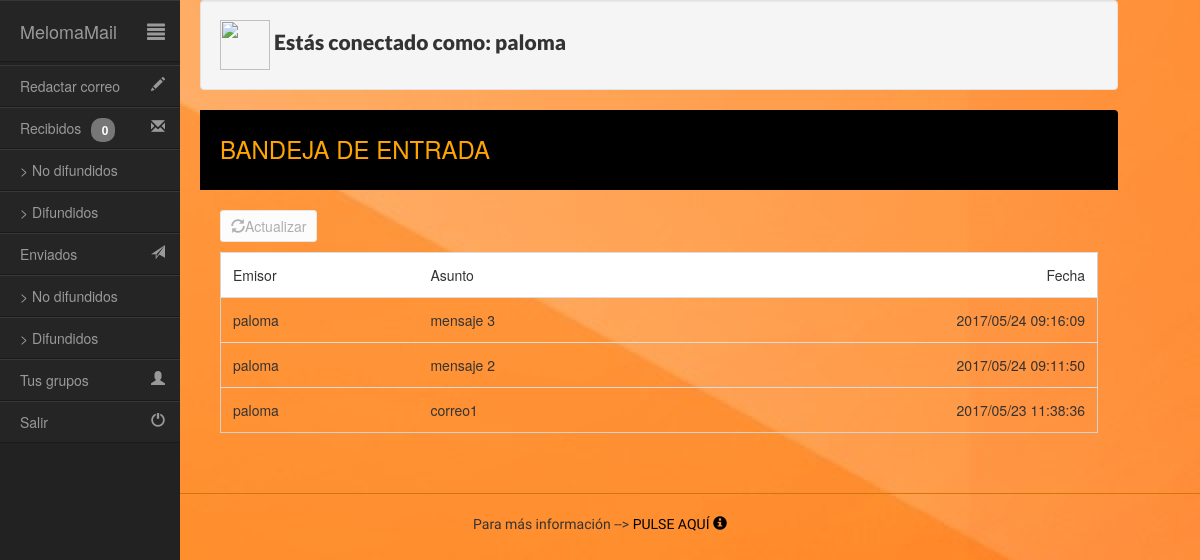
The app's page /code/bandeja.php (signed in), older data.
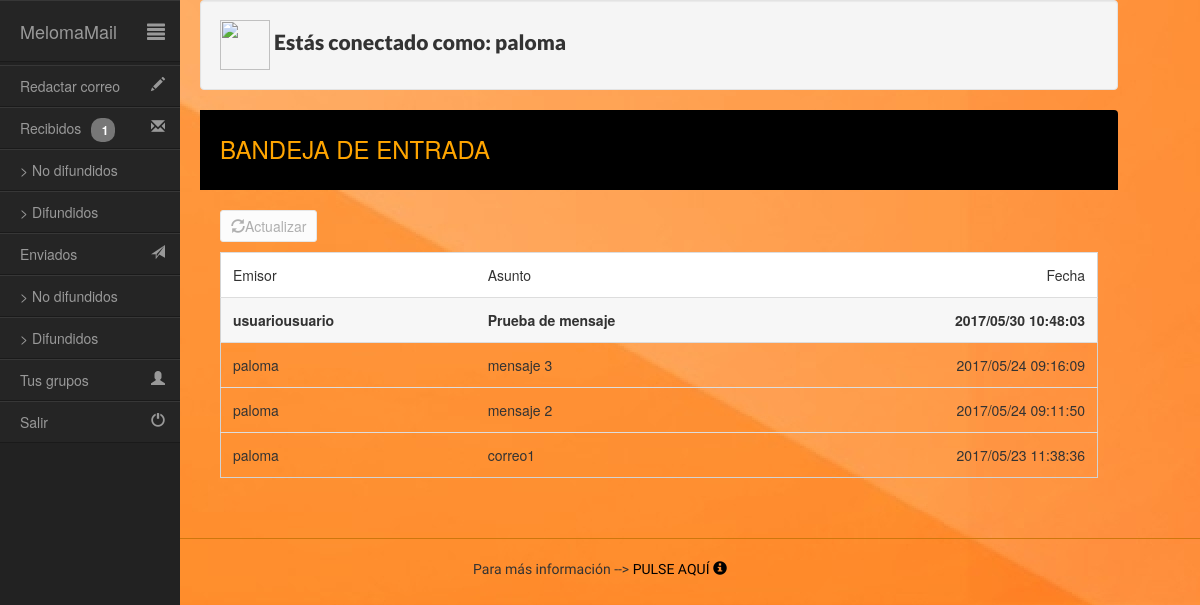
The same page, newer data.
### tables this page shows
CREATE TABLE IF NOT EXISTS `mensajes` (
`id` int(11) NOT NULL,
  `emisor` varchar(50) NOT NULL,
  `receptor` varchar(50) NOT NULL,
  `asunto` varchar(50) NOT NULL,
  `mensaje` text NOT NULL,
  `fecha` varchar(50) NOT NULL,
  `leido` tinyint(1) NOT NULL
);

### code/funciones.php (the view, shortened to what this page needs)
<html>
<?php
	function correosSinLeer($usuario){
		$db = @mysqli_connect('localhost', 'root', '', 'melomamail');
		$sql = "SELECT COUNT(*) FROM mensajes WHERE receptor like '$usuario' AND leido = 0";
		$consulta = mysqli_query($db, $sql);
		$filas = mysqli_fetch_row($consulta);
		if($consulta != null){
			return $filas[0];
		}
		return null;
	}
	function cargarBandeja($usuario, $tipo){
    	if($usuario != null && $tipo != null){
            $db = @mysqli_connect('localhost', 'root', '', 'melomamail');
            switch($tipo){
                case "recibidos":
            		$sql = "SELECT * FROM mensajes WHERE receptor like '$usuario' ORDER BY fecha DESC";
                  	break;
              }
            $consulta = mysqli_query($db, $sql);
            if($consulta != null){
            	if(mysqli_num_rows($consulta) != 0){
		            $mensajes = mysqli_fetch_object($consulta);
		            while($mensajes){
		            	$id = $mensajes->id;
		            	if($tipo == "recibidos"){
		            		if($mensajes->leido == 0){
		            			echo '<tr class="unread">';
		            		}
		            		else {
		            			echo '<tr class="">';
		            		}
		            	}
		            	else {
		            		echo '<tr class="">';
		            	}
		            	echo '<td class="view-message  dont-show" rol="button" onClick="mostrarMensaje(';
		        	    echo "'". $id . "')";
		        	    echo '" data-toggle="modal" data-target="#leerMensaje">';
		                if($tipo =='enviados' || $tipo == 'envPersonales' || $tipo == 'envDifundidos'){
		                	echo $mensajes->receptor;
		                }
		                else{
		                	echo $mensajes->emisor;
		                }
		                echo '</td>
		                      <td class="view-message" rol="button" onClick="mostrarMensaje(';
		        	    echo "'". $id . "')";
		        	    echo '" data-toggle="modal" data-target="#leerMensaje">';
		        	    echo $mensajes->asunto.'</td>
		                      <td class="view-message  text-right" rol="button" onClick="mostrarMensaje(';
		        	    echo "'". $id . "')";
		        	    echo '" data-toggle="modal" data-target="#leerMensaje">';
		        	    echo $mensajes->fecha. '</td>
		                    </tr>';
		                $mensajes = mysqli_fetch_object($consulta);
		            }
		        }
		        else{
		        	echo '<p class="well lead">No tiene mensajes </p>';
		        }
		    }
      	}
	}
?>
</html>

### code/bandeja.php (shortened to what this page needs)
<!DOCTYPE html>
 <html lang="en">
  <head>
    <?php
        include("funciones.php");
        if(!isset($_SESSION['log'])){
          header('Location: ../index.php?nologin=true');
        }
        else if(isset($_SESSION['admin'])){
          if($_SESSION['admin'] == "si"){
            header('Location: bandejaAdmin.php?cotilla=si');
          }
        }
        else{
          $usuario = $_SESSION['log'];
          $correosSinLeer = correosSinLeer($usuario);
        }
    ?>
    <link href="../css/estiloMelomaMail.css" rel="stylesheet">
    <link href="../css/estiloBandeja.css" rel="stylesheet">
    <link rel="stylesheet" href="https://maxcdn.bootstrapcdn.com/bootstrap/3.3.7/css/bootstrap.min.css">
  </head>
  <body>
    <div id="wrapper" class="active">
      <div id="sidebar-wrapper">
        <ul id="sidebar_menu" class="sidebar-nav">
           <li class="sidebar-brand"><a id="menu-toggle" href="#">MelomaMail<span id="main_icon" class="glyphicon glyphicon-align-justify"></span></a></li>
        </ul>
        <ul class="sidebar-nav" id="sidebar">
            <li><a href="" onClick="$('#crearMensaje').modal()" data-toggle="modal">Redactar correo<span class="sub_icon glyphicon glyphicon-pencil"></span></a></li>
            <ul class="sidebar-nav" id="sidebar">
                <li><a href="bandeja.php?tipo=recibidos">Recibidos<span class="badge-guay badge">
                    <?php
                      if($correosSinLeer != null){
                        echo $correosSinLeer;
                      }
                    ?>
                    </span><span class="sub_icon glyphicon glyphicon-envelope"></span></a></li>
                <li><a href="bandeja.php?tipo=recPersonales"> > No difundidos</a></li>
                <li><a href="bandeja.php?tipo=recDifundidos">  > Difundidos</a></li>
                <li><a href="bandeja.php?tipo=enviados">Enviados<span class="sub_icon glyphicon glyphicon-send"></span></a></li>
                <li><a href="bandeja.php?tipo=envPersonales">  > No difundidos</a></li>
                <li><a href="bandeja.php?tipo=envDifundidos">  > Difundidos</a></li>
            </ul>
          <li><a href="tusGrupos.php">Tus grupos<span class="sub_icon glyphicon glyphicon-user"></span></a></li>
          <li><a href="salida.php">Salir<span class="sub_icon glyphicon glyphicon-off"></span></a></li>
        </ul>
      </div>
      <?php $tipoBandeja = isset($_GET['tipo'])?$_GET['tipo']:"recibidos"; ?>
      <div id="page-content-wrapper">
        <div class="page-content inset">
            <div class="row">
                <div class="col-md-12">
                  <p class="saludo well lead"><img class="icono" src="../img/iconoNotaMusical.ico"> Estás conectado como: <?php echo $usuario; ?></p>
                  <div class="mail-box">
                      <div class="lg-side">
                          <div class="inbox-head">
                              <h3>
                                  BANDEJA DE
                                  <?php
                                      switch($tipoBandeja){
                                        case "recibidos":
                                          echo "ENTRADA";
                                          break;
                                      }
                                  ?>
                              </h3>
                          </div>
                          <div class="inbox-body">
                              <div class="mail-option">
                                <div class="btn-group">
                                  <a
                                    <?php
                                      switch($tipoBandeja){
                                        case "recibidos":
                                          echo ' href = "bandeja.php"';
                                          break;
                                      }
                                    ?>
                                  type="button" class="btn mini"> <span class="glyphicon glyphicon-refresh"></span>Actualizar </a>
                                </div>
                              </div>
                              <table class="table table-inbox table-hover">
                                  <tbody>
                                      <tr class="color">
                                        <?php if($tipoBandeja == "enviados" || $tipoBandeja == "envDifundidos" || $tipoBandeja == "envPersonales"){
                                          echo '<td class="view-message dont-show"> Receptor </td>';
                                        }
                                        else {
                                          echo '<td class="view-message  dont-show"> Emisor </td>';
                                        } ?>
                                        <td class="view-message"> Asunto</td>
                                        <td class="view-message  text-right">Fecha</td>
                                      </tr>
                                      <?php cargarBandeja($usuario, $tipoBandeja); ?>
                                  </tbody>
                              </table>
                          </div>
                      </div>
                  </div>
                </div>
            </div>
        </div>
      </div>
    </div>
  </body>
</html>

### css/estiloMelomaMail.css (style rules this page uses)
body { font-family: 'Lato', sans-serif; !important; font-size: 14px !important; background-image: url("../img/fondo.jpg"); }
footer { text-align: center; font-family: 'Indie Flower', cursive, bold; }
.badge-guay { margin-left: 10px; width: 30px; display: initial !important; padding-top: 3px; padding-right: 7px; padding-bottom: 3px; padding-left: 7px; }
.saludo { font-family: 'Lato', sans-serif; font-size: 98px; font-weight: 900 !important; text-align: left; }
.separar { border-top: 1px solid #CE770D; }
.enlaces a, a:link, a:visited, a:active, a:hover { text-decoration:none; color: black; }
.icono { width: 50px; height: 50px; }
.row { margin-left:0px; margin-right:0px; }
#wrapper { padding-left: 70px; transition: all .4s ease 0s; height: 100% }
#sidebar-wrapper { margin-left: -150px; left: 15px; width: 180px; background: #222; position: fixed; height: 100%; z-index: 10000; transition: all .4s ease 0s; }
.sidebar-nav { display: block; float: left; width: 180px; list-style: none; margin: 0; padding: 0; }
#page-content-wrapper { padding-left: 0; margin-left: 20px; width: 90%; height: auto; }
#wrapper.active { padding-left: 180px; }
#wrapper.active #sidebar-wrapper { left: 150px; }
#sidebar_menu li a, .sidebar-nav li a { color: #999; display: block; float: left; text-decoration: none; width: 180px; background: #252525; border-top: 1px solid #373737; border-bottom: 1px solid #1A1A1A; -webkit-transition: background .5s; -moz-transition: background .5s; -o-transition: background .5s; -ms-transition: background .5s; transition: background .5s; }
.sidebar-nav li { line-height: 40px; text-indent: 20px; }
.sidebar-nav li a { color: #999999; display: block; text-decoration: none; }
.sidebar-nav > .sidebar-brand { height: 65px; line-height: 60px; font-size: 18px; }
.sidebar-nav > .sidebar-brand a { color: #999999; }
#main_icon { float:right; padding-right: 15px; padding-top:20px; }
.sub_icon { float:right; padding-right: 15px; padding-top:10px; }

### css/estiloBandeja.css (style rules this page uses)
.color { background-color: white; }
.mail-box .lg-side { background: none repeat scroll 0 0; border-radius: 0 4px 4px 0; width: 100%; }
.inbox-body { padding: 20px; }
.inbox-head { background: none repeat scroll 0 0 #000000; border-radius: 0 4px 0 0; color: #fff; min-height: 80px; padding: 20px; margin-left: 0; width: 100%; height: auto; }
.inbox-head h3 { font-weight: 300; margin: 0; padding-top: 6px; color: orange; }
.table-inbox { border: 1px solid #d3d3d3; margin-bottom: 0; }
.table-inbox tr td { padding: 12px !important; }
.table-inbox tr.unread td { background: none repeat scroll 0 0 #f7f7f7; font-weight: 600; }
.mail-option { display: inline-block; margin-bottom: 10px; width: 100%; }
.mail-option .chk-all, .mail-option .btn-group { margin-right: 5px; }
.mail-option .chk-all, .mail-option .btn-group a.btn { background: none repeat scroll 0 0 #fcfcfc; border: 1px solid #e7e7e7; border-radius: 3px !important; color: #afafaf; display: inline-block; padding: 5px 10px; }

Row changes from the older to the newer data that the page shows:
added mensajes: emisor "usuariousuario", asunto "Prueba de mensaje", fecha "2017/05/30 10:48:03"
Text that changed along with them:
$correosSinLeer: "0" → "1"
